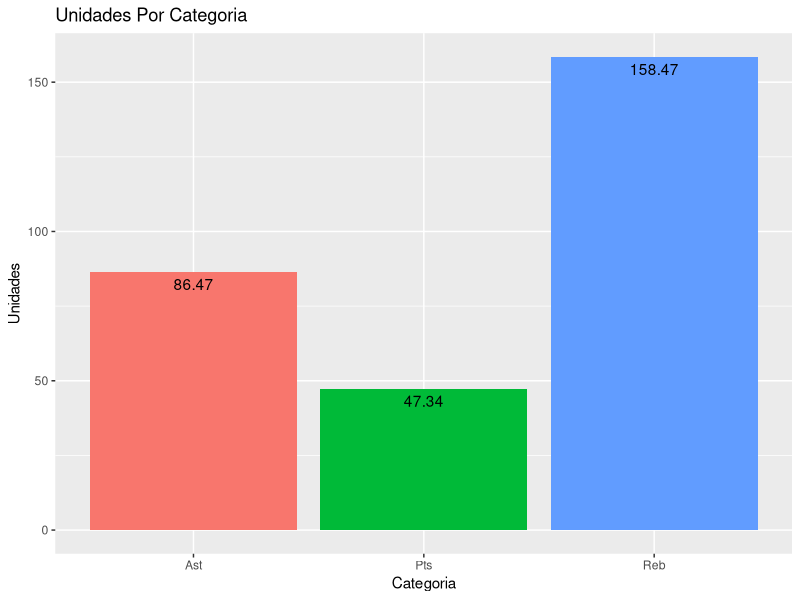
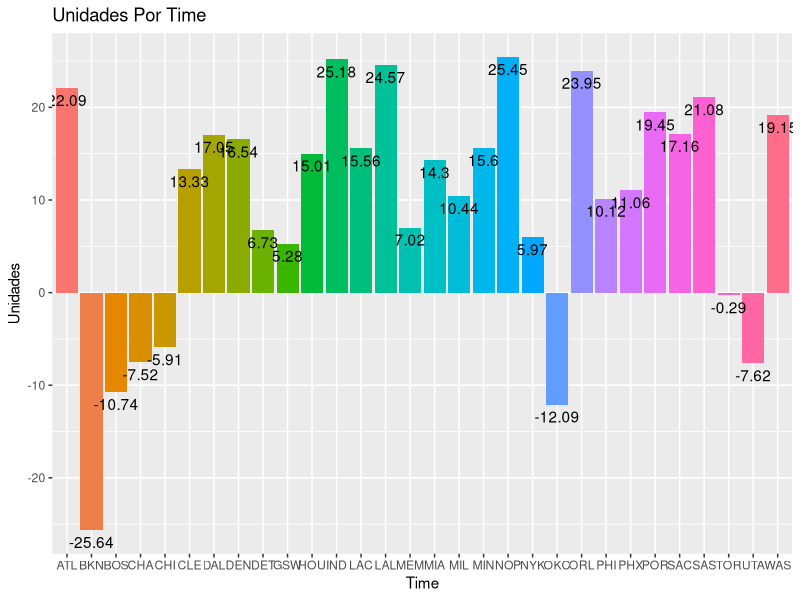

Source code (R) for these figures, in order:
# Pacotes

require(tidyr)
require(tidyverse)
require(lubridate)
require(ggplot2)
require(dplyr)

# Read csv

df <- read.csv("bet_results.csv")
View(df)
glimpse(df)


# Verifica NA

sapply(df,function(x)sum(is.na(x)))
sapply(df,function(x)sum(is.null(x)))

# Criação DF alternativo sem NA

df2 <- drop_na(df)
sapply(df2,function(x)sum(is.na(x)))

# Criação da coluna unidade (Unt)

df2$Unt <- df2$Net/100

# Gsub duplicados

df2$Name <- gsub('R.J. Barrett', 'RJ Barrett', df2$Name)
df2$Name <- gsub('C.J. McCollum', 'CJ McCollum', df2$Name)
df2$Name <- gsub('Jabari Smith Jr.', 'Jabari Smith Jr', df2$Name)
df2$Name <- gsub('Kelly Oubre Jr.', 'Kelly Oubre', df2$Name)
df2$Name <- gsub('Kevin Porter Jr.', 'Kevin Porter', df2$Name)
df2$Name <- gsub('Lonnie Walker IV', 'Lonnie Walker', df2$Name)
df2$Name <- gsub('Marcus Morris Sr.', 'Marcus Morris', df2$Name)
df2$Name <- gsub('Michael Porter Jr.', 'Michael Porter', df2$Name)
df2$Name <- gsub('Nic Claxton', 'Nicolas Claxton', df2$Name)
df2$Name <- gsub('P.J. Tucker', 'PJ Tucker', df2$Name)

# Desempenho por time

df_team <- df2 %>% select(Team, Unt) %>% group_by(Team) %>% summarise(sum(Unt))

# Desempenho por time e categoria

df_team_cat <- df2 %>% select(Team, Cat, Unt) %>% group_by(Team, Cat) %>% summarise(sum(Unt))

# Desempenho por categoria

df_cat <- df2 %>% select(Cat, Unt) %>% group_by(Cat) %>% summarise(sum(Unt))

# Desempenho por jogador

df_Name <- df2 %>% select(Name, Unt) %>% group_by(Name) %>% summarise(sum(Unt))

# Desempenho por jogador e categoria

df_Name_Cat <- df2 %>% select(Name, Cat, Unt) %>% group_by(Name, Cat) %>% summarise(sum(Unt))

# Renomear colunas

colnames(df_Name_Cat)[3] = "Unt" 
colnames(df_Name)[2] = "Unt"
colnames(df_team_cat)[3] = "Unt" 
colnames(df_team)[2] = "Unt"
colnames(df_cat)[2] = "Unt"

# Result por Cat

df2 %>% select(Cat, Result) %>% group_by(Cat) %>% count(Result)

# Melhor aproveitamento da categoria rebotes com 55,6% de win rate

# Gráficos

# Barplot Unidades por Categoria

ggplot(df_cat, aes(x = Cat, y = Unt, fill = Cat)) +
  geom_bar(stat = "identity") +
  geom_text(aes(label = Unt), vjust = 1.5) +
  labs(title = "Unidades Por Categoria",
       x = "Categoria",
       y = "Unidades") +
  theme(legend.position = "none")

# Barplot Unidades por Time

ggplot(df_team, aes(x = Team, y = Unt, fill = Team)) +
  geom_bar(stat = "identity") +
  geom_text(aes(label = Unt), vjust = 1.5) +
  labs(title = "Unidades Por Time",
       x = "Time",
       y = "Unidades") +
  theme(legend.position = "none")

# Função Assistência # Consulta o retrospecto das últimas 10 partidas do jogador nessa categoria

fass <- function(z){
  ca <- df2 %>% select(Date, Name, Cat, Unt) %>% 
    filter(Name == z, Cat == "Ast") 
  pg <- sum(tail(ca$Unt, 10L))
  print(pg)
  ggplot(tail(ca, 10L)) + geom_point(mapping = aes(x = Date, y = Unt), show.legend = T)
}

# Função Rebote # Consulta o retrospecto das últimas 10 partidas do jogador nessa categoria

freb <- function(z){
  ca <- df2 %>% select(Date, Name, Cat, Unt) %>% 
    filter(Name == z, Cat == "Reb") 
  pg <- sum(tail(ca$Unt, 10L))
  print(pg)
  ggplot(tail(ca, 10L)) + geom_point(mapping = aes(x = Date, y = Unt), show.legend = T)
}

# Função Pontos # Consulta o retrospecto das últimas 10 partidas do jogador nessa categoria

fpts <- function(z){
  ca <- df2 %>% select(Date, Name, Cat, Unt) %>% 
    filter(Name == z, Cat == "Pts")
  pg <- sum(tail(ca$Unt, 10L))
  print(pg)
  ggplot(tail(ca, 10L)) + geom_point(mapping = aes(x = Date, y = Unt), show.legend = T)
}







